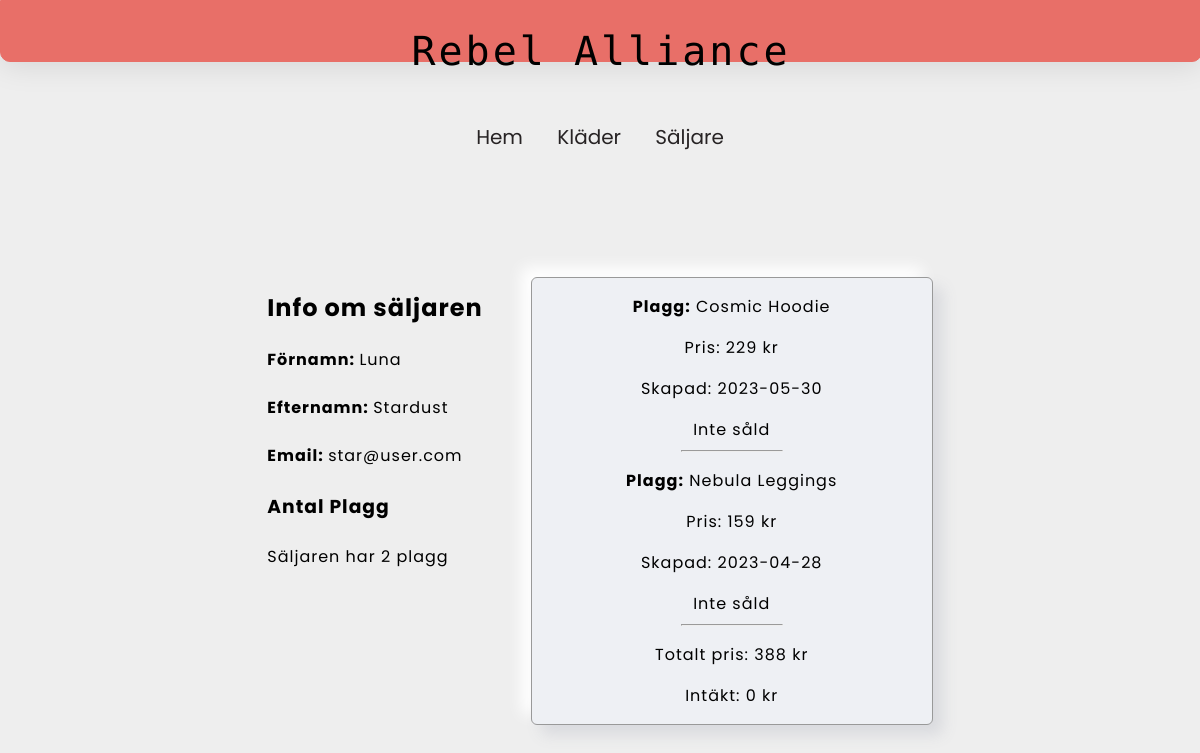
/show-seller.php?id=2, run on the app's committed database.
### tables this page shows
CREATE TABLE `garments` (
  `id` int NOT NULL AUTO_INCREMENT,
  `garment` varchar(42) NOT NULL,
  `price` int NOT NULL,
  `date_added` varchar(42) DEFAULT NULL,
  `sold_status` tinyint(1) DEFAULT NULL,
  `sold_date` date DEFAULT NULL,
  `seller_id` int DEFAULT NULL,
  PRIMARY KEY (`id`),
  KEY `fk_seller_id` (`seller_id`)
);

### classes/db.php (called while the page is built, shortened)
<?php
class DB {
    public function __construct(PDO $pdo)
    {
      $this->pdo = $pdo;
    }
}

### classes/garment-model.php (called while the page is built, shortened)
<?php
require_once "db.php";
class GarmentModel extends DB {
         public function getCountGarments($sellerId) {
            $sql = "SELECT COUNT(*) AS total FROM garments WHERE seller_id = ?";
            $stmt = $this->pdo->prepare($sql);
            $stmt->execute([$sellerId]);
            $result = $stmt->fetch(PDO::FETCH_ASSOC);
            return $result['total'];
        }
         public function getTotalCost($sellerId){
            $sql = "SELECT SUM(price) AS totalCost FROM garments WHERE seller_id = ?";
            $stmt = $this->pdo->prepare($sql);
            $stmt->execute([$sellerId]);
            $result = $stmt->fetch(PDO::FETCH_ASSOC);
            return $result['totalCost'];
        }
         public function getEarningsPerSeller($sellerId) {
            $sql = "SELECT SUM(price) AS earnings FROM garments WHERE seller_id = ? AND sold_status IS True";
            $stmt = $this->pdo->prepare($sql);
            $stmt->execute([$sellerId]);
            $result = $stmt->fetch(PDO::FETCH_ASSOC);
            return $result['earnings'];
        }
}

### classes/seller-model.php (called while the page is built, shortened)
<?php
require_once "db.php";
class SellerModel extends DB {
    public function getSellerWithGarments(int $id) {
    $sql = "SELECT sellers.id, sellers.first_name, sellers.last_name, sellers.email, garments.garment, garments.price, garments.date_added, garments.sold_status, garments.sold_date, garments.seller_id FROM sellers
    JOIN garments ON sellers.id = garments.seller_id
    WHERE sellers.id = ?";
    $stmt = $this->pdo->prepare($sql);
    $stmt->execute([$id]);
    $result = $stmt->fetchAll(PDO::FETCH_ASSOC);
    if($result) {
        $seller = [
            "id" => $result[0]['id'],
            "first_name" => $result[0]['first_name'],
            "last_name" => $result[0]['last_name'],
            "email" => $result[0]['email'],
        ];
        foreach($result as $res) {
            $seller["garments"][] = [
                "garment" => $res['garment'],
                "price" => $res['price'],
                "date_added" => $res['date_added'],
                "sold_status" => $res['sold_status'],
                "sold_date" => $res['sold_date']
            ];
        }
            return $seller;
        }
        return null;
    }
}

### views/seller-view-ex.php (the view, shortened to what this page needs)
<?php
require_once 'classes/seller-model.php';
require_once 'classes/garment-model.php';
class ShowSellerView {
    private $garmentModel;
    public function __construct(PDO $pdo) {
        $this->garmentModel = new GarmentModel($pdo);
    }
    public function renderChosenSellerInfo(array $seller) {
                $sellerId = $seller['id'];
                $totlaGarments = $this->garmentModel->getCountGarments($sellerId);
                $garmentCost = $seller['id'];
                $garmentSum = $seller['id'];
                echo "<section class='show-seller'>";
                echo "<div class='seller-info'>
                            <h2>Info om säljaren</h2>
                            <p><strong>Förnamn: </strong> {$seller['first_name']} </p>
                            <p><strong>Efternamn: </strong> {$seller['last_name']} </p>
                            <p><strong>Email: </strong> {$seller['email']}</p>
                            <div>
                            <h3>Antal Plagg</h3>
                            <p>Säljaren har {$totlaGarments} plagg</p>
                            </div>
                        </div>";
                echo "<div class='seller-garment'>";
                foreach($seller['garments'] as $garment) {
                    echo "<p class='item'><strong>Plagg:</strong> {$garment['garment']}</p>";
                    echo "<p class='item'>Pris: {$garment['price']} kr</p>";
                    echo "<p class='item'>Skapad: {$garment['date_added']}</p>";
                     if($garment['sold_status'] == true){
                     echo "<span class='item'>Status: Såld✅</span>";
                     } else {
                        echo "<span class='item'>Inte såld</span>";
                     }
                     echo "<hr>";
                     $totalCost = $this->garmentModel->getTotalCost($garmentCost);
                     $earningsSum = $this->garmentModel->getEarningsPerSeller($garmentSum);
                }
                echo "<p class='item'>Totalt pris: {$totalCost} kr</p>";
                if($earningsSum == NULL) {
                    echo "<p class='item'>Intäkt: 0 kr</p>";
                    } else {
                        echo "<p class='item'>Intäkt: {$earningsSum} kr</p>";
                    }
                echo "</div>";
                echo "</section>";
    }
}

### style/style.css (style rules this page uses)
html { height: 100%; width: 100%; }
body { background-color: #eee; box-sizing: border-box; height: 980px; margin: 0; font-family: 'Poppins', sans-serif; overflow-x: hidden; text-align: center; }
hr { width: 100px; }
.show-seller { margin-top: 10%; display: flex; flex-direction: row; justify-content: center; }
.seller-info { margin-right: 3rem; letter-spacing: 1px; line-height: 2rem; text-align: left; }
.seller-garment { margin-top: 5px; background: #EEF0F4; border: 1px solid #999999; border-radius: 6px; box-shadow: 9.91px 9.91px 15px #D9DADE, -9.91px -9.91px 15px #FFFFFF; width: 400px; height: auto; letter-spacing: 1px; }

### data on the page
garments: garment "Cosmic Hoodie", price "229", date_added "2023-05-30", shows "Inte såld"
garments: garment "Nebula Leggings", price "159", date_added "2023-04-28", shows "Inte såld"

### other printed values
$seller['first_name'] "Luna"
$seller['last_name'] "Stardust"
$seller['email'] "star@user.com"
$totlaGarments "2"
$totalCost "388"
